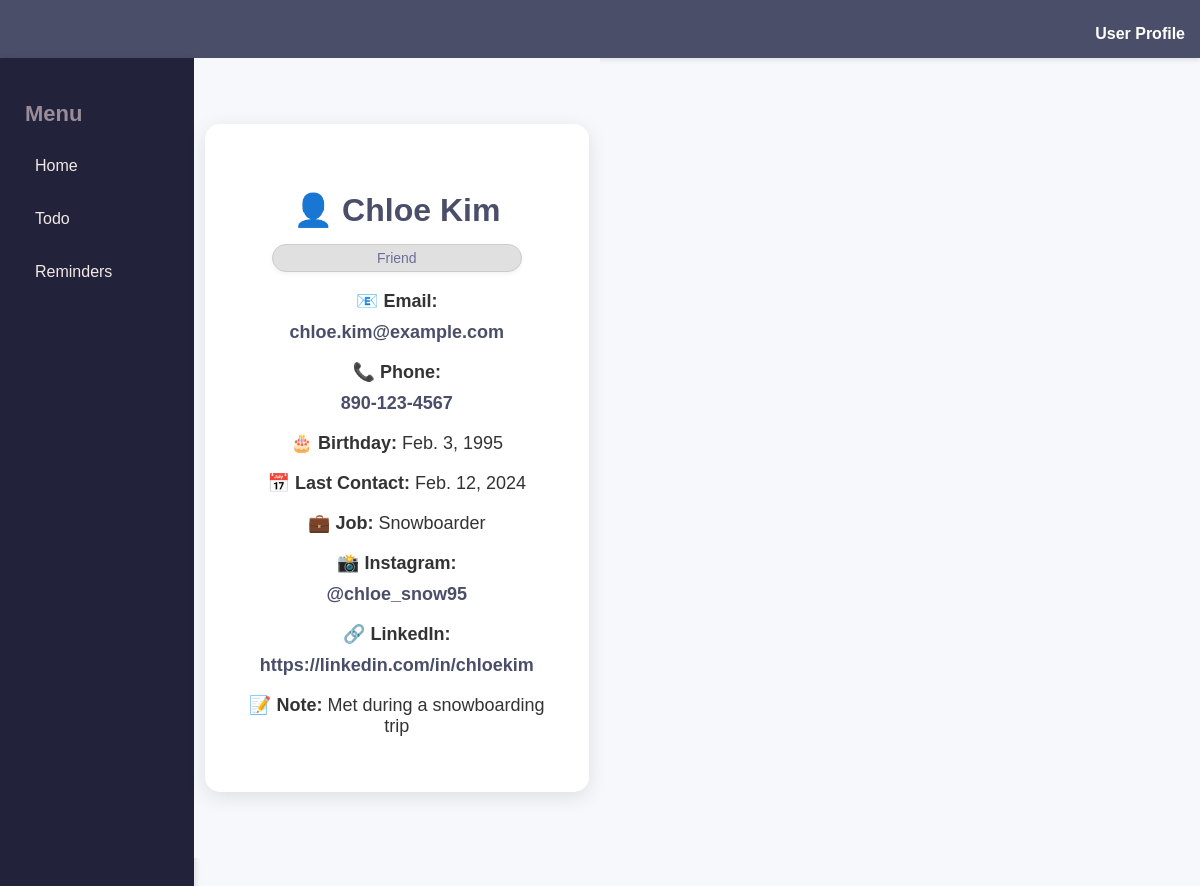
Screenshot of /circle/contact/28 with the database file from the repository.
### circle/models.py (models this page shows, shortened)
class Contact(models.Model):
    CATEGORY_CHOICES = [
        ('friend', 'Friend'),
        ('professional', 'Professional'),
        ('doctor', 'Doctor'),
        ('lawyer', 'Lawyer'),
        ('relative', 'Relative'),
        ('schoolmate', 'Schoolmate'),
        ('love_interest', 'Love Interest'),
    ]
    first_name = models.CharField(max_length=100)
    last_name = models.CharField(max_length=100)
    email = models.EmailField()
    phone_number = models.CharField(max_length=20, blank=True, null=True)
    birthday = models.DateField(blank=True, null=True)
    last_contact = models.DateField(blank=True, null=True)
    work = models.CharField(max_length=255, blank=True, null=True)
    note = models.TextField(blank=True, null=True)
    instagram_handle = models.CharField(max_length=100, blank=True, null=True)
    linkedin_url = models.URLField(blank=True, null=True)
    category = models.CharField(
        max_length=50,
        choices=CATEGORY_CHOICES,
        default='friend'
    )
    custom_category = models.ForeignKey(
        'Category',
        on_delete=models.SET_NULL,
        null=True,
        blank=True
    )
    user = models.ForeignKey(Profile, on_delete=models.CASCADE)
    uploaded_document = models.FileField(upload_to='documents/', blank=True, null=True)
    class Meta:
        ordering = ['first_name']
    def get_category(self):
        if self.custom_category:
            return self.custom_category.name
        return self.get_category_display()

### circle/views.py (the view)
# urls.py: path('contact/<int:pk>', views.ContactDetailView.as_view(), name='contact-detail'),
class ContactDetailView(generic.DetailView):
    model = Contact

### circle/templates/circle/contact_detail.html
{% extends 'circle/base.html' %}
{% block content %}
<div class="contact-wrapper">
    <div class="contact-card">
        <div class="contact-header">
            <h2>👤 {{ contact.first_name }} {{ contact.last_name }}</h2>
            <span class="category">{{ contact.get_category }}</span>
        </div>
        <div class="contact-body">
            <p><strong>📧 Email:</strong> <a href="mailto:{{ contact.email }}">{{ contact.email }}</a></p>
            {% if contact.phone_number %}
                <p><strong>📞 Phone:</strong> <a href="tel:{{ contact.phone_number }}">{{ contact.phone_number }}</a></p>
            {% endif %}
            {% if contact.birthday %}
                <p><strong>🎂 Birthday:</strong> {{ contact.birthday }}</p>
            {% endif %}
            {% if contact.last_contact %}
                <p><strong>📅 Last Contact:</strong> {{ contact.last_contact }}</p>
            {% endif %}
            {% if contact.work %}
                <p><strong>💼 Job:</strong> {{ contact.work }}</p>
            {% endif %}
            {% if contact.instagram_handle %}
                <p><strong>📸 Instagram:</strong> <a href="https://instagram.com/{{ contact.instagram_handle }}" target="_blank">@{{ contact.instagram_handle }}</a></p>
            {% endif %}
            {% if contact.linkedin_url %}
                <p><strong>🔗 LinkedIn:</strong> <a href="{{ contact.linkedin_url }}" target="_blank">{{ contact.linkedin_url }}</a></p>
            {% endif %}
            {% if contact.note %}
                <p><strong>📝 Note:</strong> {{ contact.note }}</p>
            {% endif %}
        </div>
    </div>
</div>
{% endblock %}

### circle/static/circle/css/style.css (style rules this page uses)
body { font-family: 'Arial', sans-serif; margin: 0; padding: 0; background-color: #f7f8fc; width: 100%; }
.category { background-color: #f9f9f9; border: 1px solid #ccc; padding: 15px; border-radius: 8px; box-shadow: 0 2px 5px rgba(0, 0, 0, 0.05); flex: 0 0 250px; min-width: 250px; box-sizing: border-box; }
a { display: block; margin-top: 10px; color: #4a4e69; text-decoration: none; font-weight: 600; transition: color 0.3s; }
.contact-wrapper { display: flex; justify-content: center; align-items: center; min-height: 100vh; background-color: #f7f8fc; }
.contact-card { background-color: white; border-radius: 15px; padding: 40px; width: 75%; max-width: 900px; box-shadow: 0 5px 20px rgba(0, 0, 0, 0.1); text-align: center; }
.contact-header h2 { font-size: 32px; color: #4a4e69; margin-bottom: 10px; }
.contact-header .category { display: inline-block; background-color: #e0e0e0; padding: 5px 10px; border-radius: 15px; font-size: 14px; color: #6b6e97; margin-top: 5px; }
.contact-body p { font-size: 18px; color: #333; margin-bottom: 15px; }
.contact-body a { color: #4a4e69; text-decoration: none; }

### rows the page displays
Contact: first_name "Chloe", last_name "Kim", get_category "Friend", email "chloe.kim@example.com", phone_number "890-123-4567", birthday "Feb. 3, 1995", last_contact "Feb. 12, 2024", work "Snowboarder", instagram_handle "chloe_snow95", linkedin_url "https://linkedin.com/in/chloekim", note "Met during a snowboarding trip"
